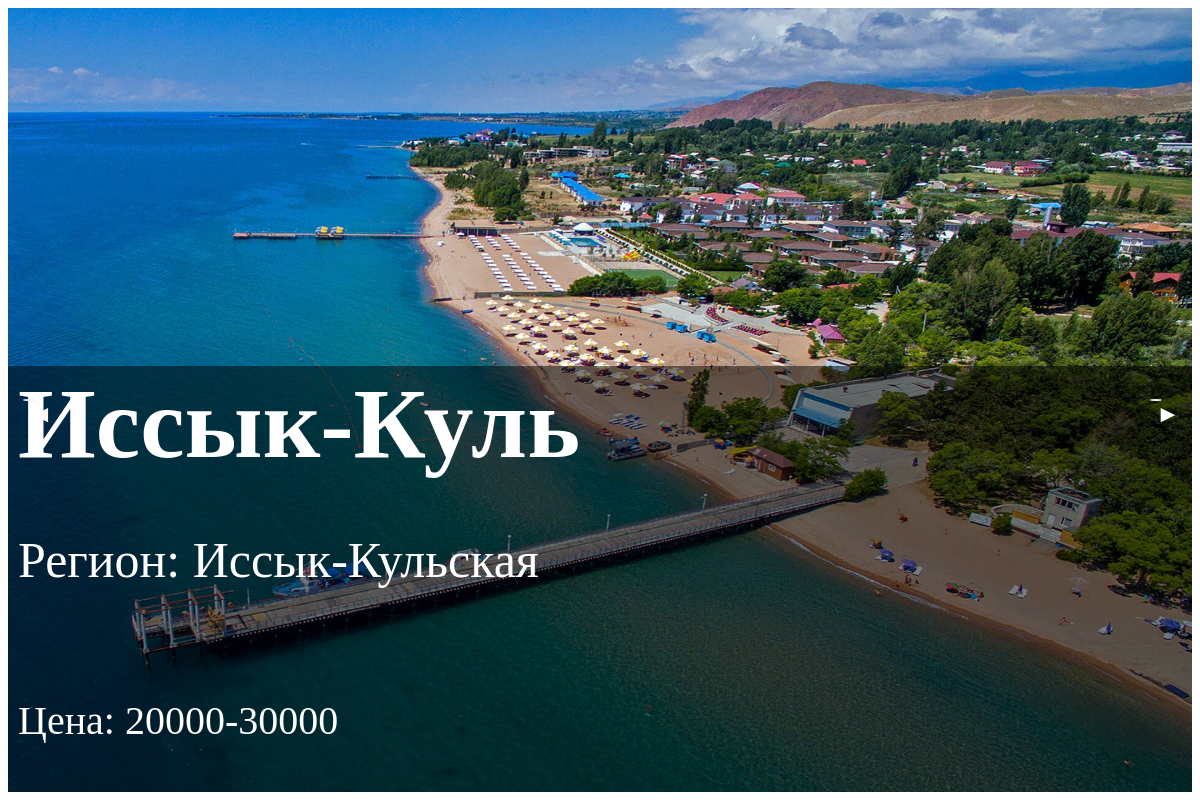
/attributes/content/content.php, run on an earlier commit of the app's database.
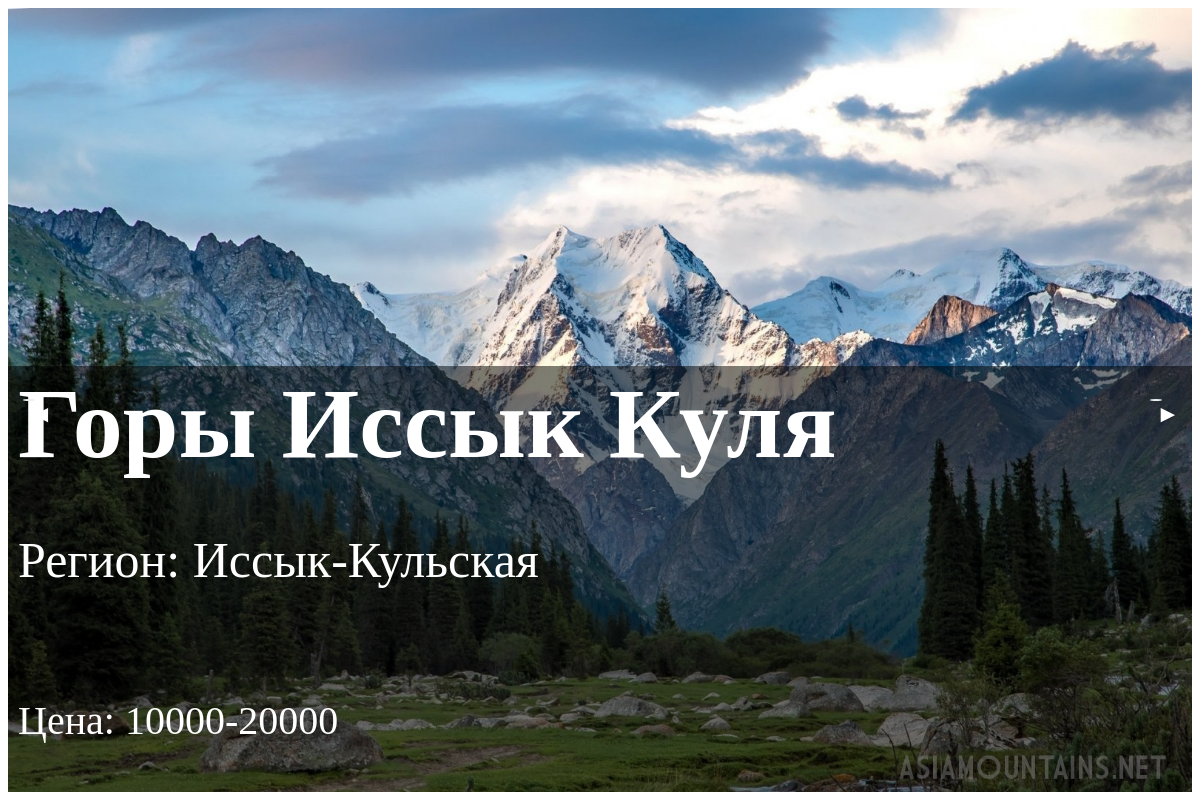
And on a later commit of the database.
### tables this page shows
CREATE TABLE `places` (
  `id` int NOT NULL,
  `name` varchar(255) NOT NULL,
  `price` varchar(255) DEFAULT NULL,
  `region` text NOT NULL,
  `img` varchar(255) NOT NULL
);

### config/avtorization.php (called while the page is built, shortened)
<?php
class avtorization extends conect
{
    public function selectFun($structureName){
        $query = "SELECT * FROM $structureName";
        $stmt = self::$pdo->prepare($query);
        $stmt->execute();
        $row = $stmt->fetchAll(PDO::FETCH_ASSOC);
        return $row;
    }
}
?>

### attributes/content/content.php (the view, shortened to what this page needs)
<?php
    require_once "config/avtorization.php";
    $db = new avtorization();
    $select = $db->selectFun('places');
?>
<body>
<div class="slider">
    <button id="prev-button">◄</button>
    <div class="slides">
            <?php foreach($select as $key) { ?>
                <a class="slide" href="/views/content/content.php?<?= $key['id']?>">
                        <img class="img-content" src="img/<?= $key['img'] ?>" width="100% auto" height="800hv">
                        <div class="text-content">
                            <b style="padding-left:10px;font-size: 100px;"><?= $key['name'] ?></b>
                            <br>
                            <p style="padding-left:10px;font-size: 50px;">Регион: <?= $key['region'] ?></p>
                            <br>
                            <p style="padding-left:10px;font-size: 40px">Цена: <?= $key['price'] ?></p>
                        </div>
                </a>
            <?php } ?>
            </div>
    <button id="next-button">►</button>
</div>
</body>

### attributes/content/content.php (style rules this page uses)
.slider { width: 100%; height: 100%; overflow: hidden; position: relative; background-color: #fff; }
.slider .slides { display: flex; transition: transform 1s ease-in-out; }
.slider .slide { flex: 0 0 100%; width: 100%; position: relative; }
.slide .img-content { width: 100%; height: 800px; }
.text-content { padding-bottom: 2%; position: absolute; z-index: 2; color: #fff; background: rgba(0, 0, 0, 0.5); width: 100%; bottom: 0; }
#prev-button, #next-button { position: absolute; top: 50%; transform: translateY(-50%); width: 0px; height: 0px; color: white; font-size: 24px; border: none; border-radius: 50%; cursor: pointer; z-index: 3; }
#prev-button { left: 15px; }
#next-button { right: 30px; }

What changed in the data, as far as the page shows it:
removed places: img (picture), name "Иссык-Куль", region "Иссык-Кульская", price "20000-30000"
now on this page (row edited): places: img (picture), name "Горы Иссык Куля", region "Иссык-Кульская", price "10000-20000"
